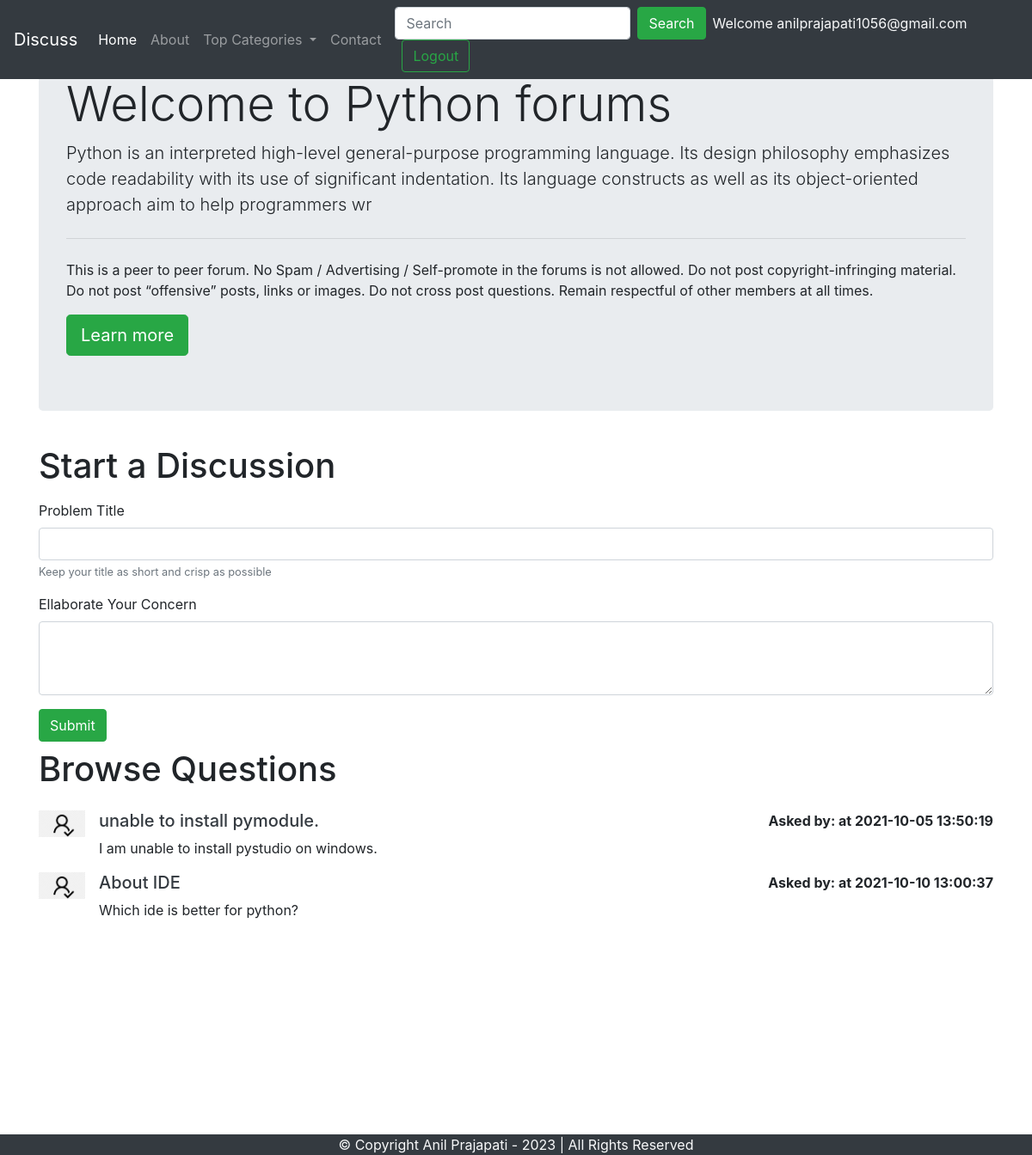
The page /threadlist.php?catid=1 (signed in) on the database its author committed.
### tables this page shows
CREATE TABLE `categories` (
  `category_id` int(8) NOT NULL,
  `category_name` varchar(255) NOT NULL,
  `category_description` varchar(255) NOT NULL,
  `created` datetime NOT NULL DEFAULT current_timestamp()
);

CREATE TABLE `threads` (
  `thread_id` int(7) NOT NULL,
  `thread_title` varchar(255) NOT NULL,
  `thread_desc` text NOT NULL,
  `thread_cat_id` int(7) NOT NULL,
  `thread_user_id` int(7) NOT NULL,
  `timestamp` datetime NOT NULL DEFAULT current_timestamp()
);

### threadlist.php (the view, shortened to what this page needs)
<!doctype html>
<html lang="en">
<head>
    <link rel="stylesheet" href="https://stackpath.bootstrapcdn.com/bootstrap/4.5.0/css/bootstrap.min.css"
>
</head>
<body>
    <?php include 'partials/_dbconnect.php';?>
    <?php include 'partials/_header.php';?>
    <?php
    $id = $_GET['catid'];
    $sql = "SELECT * FROM `categories` WHERE category_id=$id";
    $result = mysqli_query($conn, $sql);
    while($row = mysqli_fetch_assoc($result)){
        $catname = $row['category_name'];
        $catdesc = $row['category_description'];
    }
    ?>
    <div class="container my-4">
        <div class="jumbotron">
            <h1 class="display-4">Welcome to <?php echo $catname;?> forums</h1>
            <p class="lead"> <?php echo $catdesc;?></p>
            <hr class="my-4">
            <p>This is a peer to peer forum. No Spam / Advertising / Self-promote in the forums is not allowed. Do not
                post copyright-infringing material. Do not post “offensive” posts, links or images. Do not cross post
                questions. Remain respectful of other members at all times.</p>
            <a class="btn btn-success btn-lg" href="#" role="button">Learn more</a>
        </div>
    </div>
    <?php
    if(isset($_SESSION['loggedin']) && $_SESSION['loggedin']==true){
    echo '<div class="container">
            <h1 class="py-2">Start a Discussion</h1>
            <form action="'. $_SERVER["REQUEST_URI"] . '" method="post">
                <div class="form-group">
                    <label for="exampleInputEmail1">Problem Title</label>
                    <input type="text" class="form-control" id="title" name="title" aria-describedby="emailHelp">
                    <small id="emailHelp" class="form-text text-muted">Keep your title as short and crisp as
                        possible</small>
                </div>
                <input type="hidden" name="sno" value="'. $_SESSION["sno"]. '">
                <div class="form-group">
                    <label for="exampleFormControlTextarea1">Ellaborate Your Concern</label>
                    <textarea class="form-control" id="desc" name="desc" rows="3"></textarea>
                </div>
                <button type="submit" class="btn btn-success">Submit</button>
            </form>
        </div>';
    }
    ?>
    <div class="container mb-5" id="ques">
        <h1 class="py-2">Browse Questions</h1>
        <?php
    $id = $_GET['catid'];
    $sql = "SELECT * FROM `threads` WHERE thread_cat_id=$id";
    $result = mysqli_query($conn, $sql);
    while($row = mysqli_fetch_assoc($result)){
        $id = $row['thread_id'];
        $title = $row['thread_title'];
        $desc = $row['thread_desc'];
        $thread_time = $row['timestamp'];
        $thread_user_id = $row['thread_user_id'];
        $sql2 = "SELECT user_email FROM `users` WHERE sno='$thread_user_id'";
        $result2 = mysqli_query($conn, $sql2);
        $row2 = mysqli_fetch_assoc($result2);
        echo '<div class="media my-3">
            <img src="img/userdefault.png" width="54px" class="mr-3" alt="...">
            <div class="media-body">'.
             '<h5 class="mt-0"> <a class="text-dark" href="thread.php?threadid=' . $id. '">'. $title . ' </a></h5>
                '. $desc . ' </div>'.'<div class="font-weight-bold my-0"> Asked by: '. $row2['user_email'] . ' at '. $thread_time . '</div>'.
            '</div>';
        }
    ?>
    </div>
    <?php include 'partials/_footer.php';?>
</body>
</html>

### threadlist.php (style rules this page uses)
#ques { min-height: 433px; }

### rows shown on the page
categories: category_name "Python", category_description "Python is an interpreted high-level general-purpose programming language. Its design philosophy emphasizes code readability with its use of significant indentation. Its language constructs as well as its object-oriented approach aim to help programmers wr"
threads: thread_title "unable to install pymodule.", thread_desc "I am unable to install pystudio on windows.", timestamp "2021-10-05 13:50:19"
threads: thread_title "About IDE", thread_desc "Which ide is better for python?", timestamp "2021-10-10 13:00:37"

### other values the page prints
$_SESSION['user_email'] "anilprajapati1056@gmail.com"
